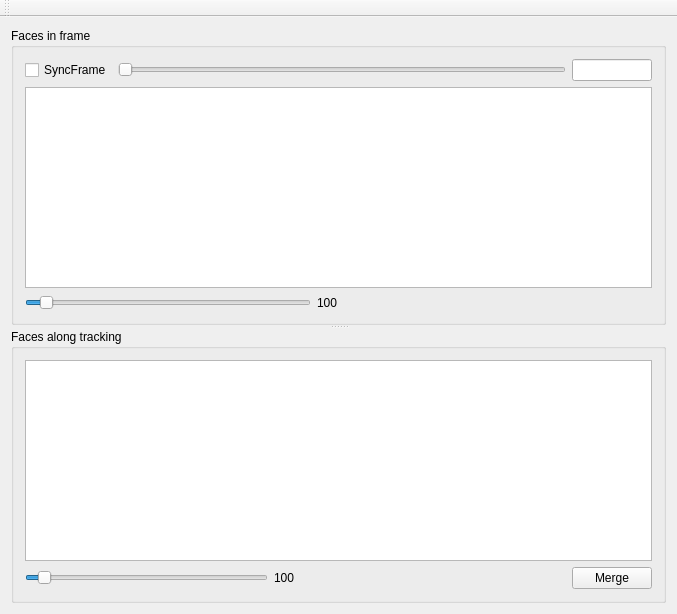
<?xml version="1.0" encoding="UTF-8"?>
<ui version="4.0">
 <class>DlgFacesClass</class>
 <widget class="QMainWindow" name="DlgFacesClass">
  <property name="geometry">
   <rect>
    <x>0</x>
    <y>0</y>
    <width>677</width>
    <height>614</height>
   </rect>
  </property>
  <property name="windowTitle">
   <string>DlgFaces</string>
  </property>
  <widget class="QWidget" name="centralWidget">
   <layout class="QGridLayout" name="gridLayout">
    <item row="0" column="0">
     <widget class="QSplitter" name="FaceObjectSplitter">
      <property name="orientation">
       <enum>Qt::Vertical</enum>
      </property>
      <widget class="QGroupBox" name="groupBox_2">
       <property name="title">
        <string>Faces in frame</string>
       </property>
       <layout class="QVBoxLayout" name="verticalLayout_2">
        <item>
         <layout class="QHBoxLayout" name="horizontalLayout_2">
          <item>
           <widget class="QCheckBox" name="checkBoxSync">
            <property name="text">
             <string>SyncFrame</string>
            </property>
           </widget>
          </item>
          <item>
           <widget class="QSlider" name="horizontalSlider">
            <property name="orientation">
             <enum>Qt::Horizontal</enum>
            </property>
           </widget>
          </item>
          <item>
           <widget class="QLineEdit" name="lineEdit">
            <property name="sizePolicy">
             <sizepolicy hsizetype="Fixed" vsizetype="Fixed">
              <horstretch>0</horstretch>
              <verstretch>0</verstretch>
             </sizepolicy>
            </property>
            <property name="minimumSize">
             <size>
              <width>80</width>
              <height>0</height>
             </size>
            </property>
            <property name="maximumSize">
             <size>
              <width>80</width>
              <height>16777215</height>
             </size>
            </property>
           </widget>
          </item>
         </layout>
        </item>
        <item>
         <widget class="FrameFaceView" name="FaceView"/>
        </item>
        <item>
         <layout class="QHBoxLayout" name="horizontalLayout">
          <item>
           <widget class="QSlider" name="sliderScaleFace">
            <property name="minimumSize">
             <size>
              <width>150</width>
              <height>0</height>
             </size>
            </property>
            <property name="minimum">
             <number>50</number>
            </property>
            <property name="maximum">
             <number>1000</number>
            </property>
            <property name="singleStep">
             <number>1</number>
            </property>
            <property name="value">
             <number>100</number>
            </property>
            <property name="orientation">
             <enum>Qt::Horizontal</enum>
            </property>
           </widget>
          </item>
          <item>
           <widget class="QLabel" name="labelScaleFace">
            <property name="minimumSize">
             <size>
              <width>50</width>
              <height>0</height>
             </size>
            </property>
            <property name="text">
             <string>100</string>
            </property>
           </widget>
          </item>
          <item>
           <spacer name="horizontalSpacer">
            <property name="orientation">
             <enum>Qt::Horizontal</enum>
            </property>
            <property name="sizeHint" stdset="0">
             <size>
              <width>258</width>
              <height>17</height>
             </size>
            </property>
           </spacer>
          </item>
         </layout>
        </item>
       </layout>
      </widget>
      <widget class="QGroupBox" name="groupBox">
       <property name="title">
        <string>Faces along tracking</string>
       </property>
       <layout class="QVBoxLayout" name="verticalLayout">
        <item>
         <widget class="ObjectFaceView" name="ObjectView"/>
        </item>
        <item>
         <layout class="QHBoxLayout" name="horizontalLayout_3">
          <item>
           <widget class="QSlider" name="sliderScaleObject">
            <property name="minimumSize">
             <size>
              <width>150</width>
              <height>0</height>
             </size>
            </property>
            <property name="minimum">
             <number>50</number>
            </property>
            <property name="maximum">
             <number>1000</number>
            </property>
            <property name="singleStep">
             <number>1</number>
            </property>
            <property name="value">
             <number>100</number>
            </property>
            <property name="orientation">
             <enum>Qt::Horizontal</enum>
            </property>
           </widget>
          </item>
          <item>
           <widget class="QLabel" name="labelScaleObject">
            <property name="minimumSize">
             <size>
              <width>50</width>
              <height>0</height>
             </size>
            </property>
            <property name="text">
             <string>100</string>
            </property>
           </widget>
          </item>
          <item>
           <spacer name="horizontalSpacer_2">
            <property name="orientation">
             <enum>Qt::Horizontal</enum>
            </property>
            <property name="sizeHint" stdset="0">
             <size>
              <width>218</width>
              <height>17</height>
             </size>
            </property>
           </spacer>
          </item>
          <item>
           <widget class="QPushButton" name="pushButtonMerge">
            <property name="text">
             <string>Merge</string>
            </property>
           </widget>
          </item>
         </layout>
        </item>
       </layout>
      </widget>
     </widget>
    </item>
   </layout>
  </widget>
  <widget class="QMenuBar" name="menuBar">
   <property name="geometry">
    <rect>
     <x>0</x>
     <y>0</y>
     <width>677</width>
     <height>24</height>
    </rect>
   </property>
  </widget>
  <widget class="QToolBar" name="mainToolBar">
   <attribute name="toolBarArea">
    <enum>TopToolBarArea</enum>
   </attribute>
   <attribute name="toolBarBreak">
    <bool>false</bool>
   </attribute>
  </widget>
  <action name="actionSelect_Object">
   <property name="text">
    <string>Select Object</string>
   </property>
  </action>
  <action name="actionAuto_Tracking">
   <property name="text">
    <string>Auto Tracking</string>
   </property>
  </action>
 </widget>
 <layoutdefault spacing="6" margin="11"/>
 <customwidgets>
  <customwidget>
   <class>FrameFaceView</class>
   <extends>QGraphicsView</extends>
   <header>FrameFaceView.h</header>
  </customwidget>
  <customwidget>
   <class>ObjectFaceView</class>
   <extends>QGraphicsView</extends>
   <header>ObjectFaceView.h</header>
  </customwidget>
 </customwidgets>
 <resources/>
 <connections/>
</ui>
